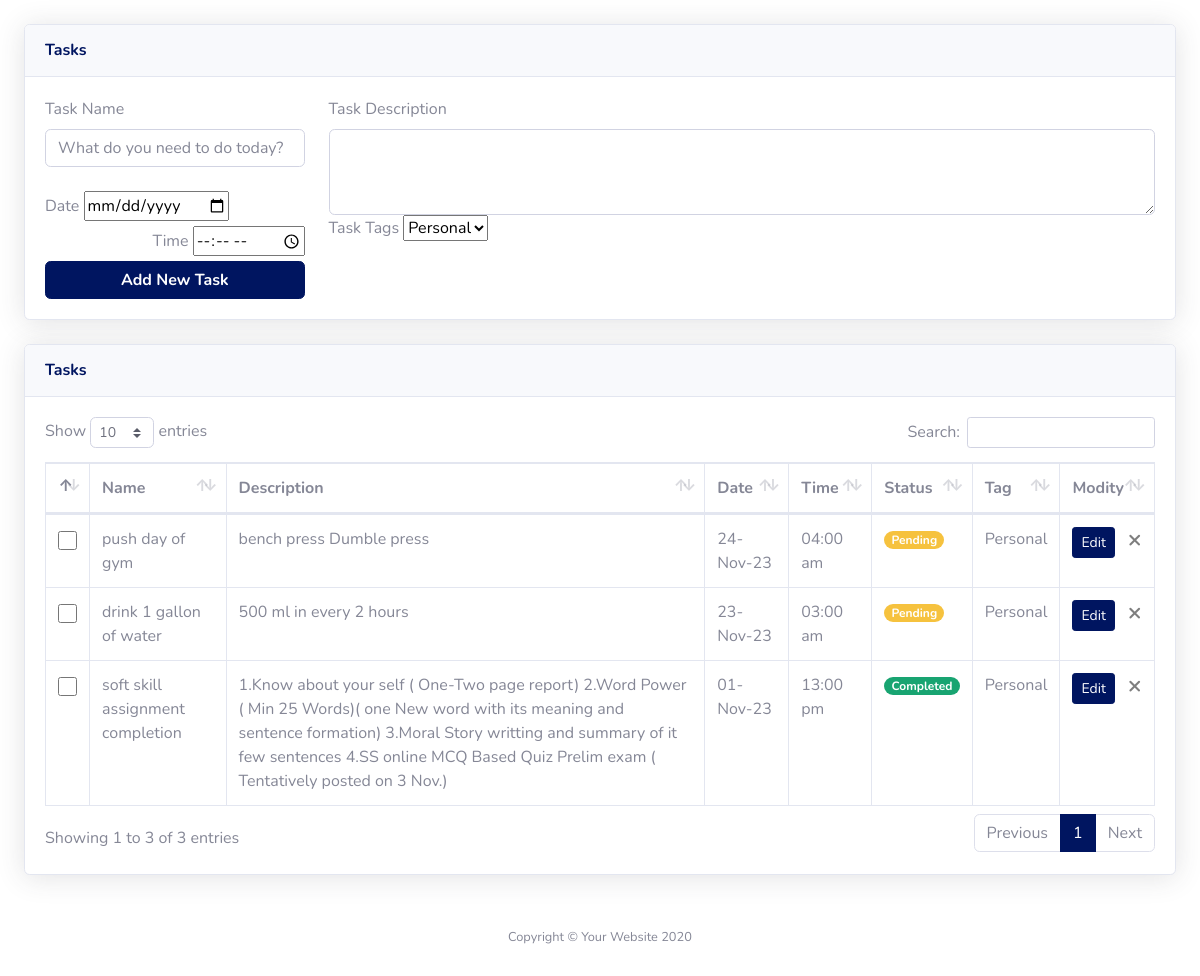
Page /admin/components/todo-list/todo-tags.php?tag=Personal (signed in) on the committed database.
### tables this page shows
CREATE TABLE `todo` (
  `id` int(11) NOT NULL,
  `name` varchar(40) NOT NULL,
  `disc` varchar(500) NOT NULL,
  `tag` varchar(30) NOT NULL,
  `type` int(11) NOT NULL DEFAULT 4,
  `status` int(11) NOT NULL DEFAULT 0,
  `trash` int(11) NOT NULL DEFAULT 0,
  `created` date NOT NULL,
  `time` time NOT NULL,
  `fk_user` int(11) NOT NULL,
  `fk_goal` int(11) NOT NULL
);

### conn.php (called while the page is built)
<?php
 function sql_query($sql){
    $conn=mysqli_connect("localhost","root","","PPP");
    if ($conn->connect_error) {
        die("Connection failure: "
            . $conn->connect_error);
    } else{
        return mysqli_query($conn,$sql);
    }
 }
?>

### admin/components/todo-list/todo-tags.php (the view, shortened to what this page needs)
<?php
    include "../../../conn.php";
    $id=$_SESSION['id'];
?>
<!DOCTYPE html>
<html lang="en">
<head>
    <link href="/Personal-Productivity-Planner/admin/vendor/fontawesome-free/css/all.min.css" rel="stylesheet"
        type="text/css">
    <link href="/Personal-Productivity-Planner/admin/css/sb-admin-2.min.css" rel="stylesheet">
    <link href="/Personal-Productivity-Planner/admin/vendor/datatables/dataTables.bootstrap4.min.css" rel="stylesheet">
</head>
<body id="page-top">
    <div id="wrapper">
        <div id="content-wrapper" class="d-flex flex-column">
            <div id="content">
                <div class="container-fluid">
                <div class="card shadow mb-4 mt-4">
                        <div class="card-header py-3">
                            <h6 class="m-0 font-weight-bold text-primary">Tasks</h6>
                        </div>
                        <div class="card-body">
                        <?php
                        if($_SERVER['REQUEST_METHOD']=="POST" && isset($_POST['edit-task'])){
                            $result=sql_query("SELECT * FROM `todo` WHERE `fk_user`='$id' and `id`='".$_POST['edit-task']."' ");
                            if (mysqli_num_rows($result) >0) {
                            while($row = mysqli_fetch_assoc($result)){
                        echo '
                        <form class="row" action="todo-tags.php" method="POST">
                            <div class="col-xl-3 col-md-6 ">
                                <label for="exampleFormControlTextarea1">Task Name</label>
                                <input type="text" name="name" class="mr-2 form-control add-task" value="'.$row['name'].'" placeholder="What do you need to do today?" required>
                                <div class="my-4"><span><label for="exampleFormControlTextarea1">Date</label>
                                <input name="created" value="'.$row['created'].'" type="date" required></span>
                                <span class="float-right"><label for="exampleFormControlTextarea1">Time</label>
                                <input type="time" value="'.$row['time'].'" name="time" step=900></span></div>
                                <button type="submit" name="update-task" value="'.$row['id'].'" class="add btn btn-primary btn-block font-weight-bold todo-list-add-btn">Update Task</button>
                            </div>
                            <div class="col-xl-9 col-md-6">
                                <label for="exampleFormControlTextarea1" required>Task Description</label>
                                <textarea class="form-control" name="disc" rows="3">'.$row['disc'].'</textarea>
                                <label for="exampleFormControlTextarea1">Task Tags</label>
                                <select name="tag" class="form-select" id="inputGroupSelect04" aria-label="Example select with button addon">
                                <option value="Personal">Personal</option>
                                <option value="Private">Private</option>
                                <option value="Regular">Regular</option>
                                <option value="Other">Other</option></select>
                            </div>
                            </div>
                        </form>';}}
                    }
                    else{
                    echo '
                    <form class="row" action="todo-tags.php" method="POST">
                        <div class="col-xl-3 col-md-6 ">
                            <label for="exampleFormControlTextarea1">Task Name</label>
                            <input type="text" name="name" class="mr-2 form-control add-task" placeholder="What do you need to do today?" required>
                            <div class="my-4"><span><label for="exampleFormControlTextarea1">Date</label>
                            <input name="created" type="date" required></span>
                            <span class="float-right"><label for="exampleFormControlTextarea1">Time</label>
                            <input type="time" name="time" step=900></span></div>
                            <button type="submit" name="add-task" class="add btn btn-primary btn-block font-weight-bold todo-list-add-btn">Add New Task</button>
                        </div>
                        <div class="col-xl-9 col-md-6">
                            <label for="exampleFormControlTextarea1" required>Task Description</label>
                            <textarea class="form-control" name="disc" rows="3"></textarea>
                            <label for="exampleFormControlTextarea1">Task Tags</label>
                            <select name="tag" class="form-select" id="inputGroupSelect04" aria-label="Example select with button addon">
                                <option value="Personal">Personal</option>
                                <option value="Private">Private</option>
                                <option value="Regular">Regular</option>
                                <option value="Other">Other</option></select>
                        </div>
                        </div>
                    </form>';
                }
                    ?>
                        </div>
                    <div class="card shadow mb-4">
                        <div class="card-header py-3">
                            <h6 class="m-0 font-weight-bold text-primary">Tasks</h6>
                        </div>
                        <div class="card-body">
                            <div class="table-responsive">
                                    <table class="table table-bordered" id="dataTable" width="100%" cellspacing="0">
                                        <thead>
                                            <tr>
                                                <th></th>
                                                <th>Name</th>
                                                <th>Description</th>
                                                <th>Date</th>
                                                <th>Time</th>
                                                <th>Status</th>
                                                <th>Tag</th>
                                                <th>Modity</th>
                                            </tr>
                                        </thead>
                                        <tbody>
                                            <?php
                                            $result=sql_query("SELECT * FROM `todo` WHERE `fk_user`='$id' and `trash`= 0 and `tag`='".$_GET['tag']."' ORDER BY `status` ASC");
                                            if (mysqli_num_rows($result) >0) {
                                            while($row = mysqli_fetch_assoc($result)){
                                                $date=strtotime($row["created"]);
                                                $strdate=strval(date('d-M-y', $date));
                                                $today=strtotime("now");
                                                $tomorrow=strtotime("tomorrow");
                                                $yesterday=strtotime("yesterday");
                                                $time=strtotime($row["time"]);
                                                $strtime=strval(date('H:i a', $time));
                                                echo '
                                                    <tr>
                                                    <td><form action="todo-tags.php" method="POST"><div class="checker"><input type="checkbox" onChange="this.form.submit()" name="complete-task" value="'.$row['id'].'"></div></form></td>
                                                    <td>'.$row['name'].'</td>
                                                    <td>'.$row['disc'].'</td>
                                                    <td>';
                                                    if(strval(date('d-M-y', $today))==strval(date('d-M-y', $date))){echo "Today";}
                                                    else if(strval(date('d-M-y', $tomorrow))==strval(date('d-M-y', $date))){echo "Tomorrow";}
                                                    else if(strval(date('d-M-y', $yesterday))==strval(date('d-M-y', $date))){echo "Yesterday";}else{echo $strdate;}
                                                echo'</td>
                                                    <td>'.$strtime.'</td>
                                                    <td>';
                                                    if($row['status']==1){echo '<span class="badge badge-pill badge-success mb-2 ">Completed</span>';}else if($row['status']==0 and date('d-M-y', $today)>date('d-M-y', $date)){echo '<span class="badge badge-pill badge-danger mb-2 ">Due</span>';}else{echo '<span class="badge badge-pill badge-warning mb-2 ">Pending</span>';}
                                                echo'</td>
                                                    <td>'.$row['tag'].'</td>
                                                    <td><form action="todo-tags.php" method="POST"><span><button class="btn btn-sm btn-primary" type="submit" name="edit-task" value="'.$row['id'].'">Edit</button><button type="submit" name="del-task" value="'.$row['id'].'" class="close" aria-label="Close"><span aria-hidden="true">&times;</span></button></span></form></td>
                                                </tr>';
                                                    }
                                                }
                                            ?>
                                        </tbody>
                                    </table>
                            </div>
                        </div>
                    </div>
                </div>
                <footer class="sticky-footer bg-white">
                    <div class="container my-auto">
                        <div class="copyright text-center my-auto">
                            <span>Copyright &copy; Your Website 2020</span>
                        </div>
                    </div>
                </footer>
            </div>
        </div>
</body>
</html>

### admin/components/todo-list/todo-tags.php (style rules this page uses)
div.checker { width: 18px; height: 18px }
div.checker input, div.checker span { width: 18px; height: 18px }
div.checker, div.checker input, div.checker span { width: 19px; height: 19px; }
div.checker, div.radio, div.uploader { position: relative; }
div.button, div.button *, div.checker, div.checker *, div.radio, div.radio *, div.selector, div.selector *, div.uploader, div.uploader * { margin: 0; padding: 0; }
div.button, div.checker, div.radio, div.selector, div.uploader { display: -moz-inline-box; display: inline-block; zoom: 1; vertical-align: middle; }

### rows in the picture
todo: name "push day of gym", disc "bench press Dumble press", created "24-Nov-23", time "04:00 am", status "Pending", tag "Personal", $row['id'] 4 (drawn)
todo: name "drink 1 gallon of water", disc "500 ml in every 2 hours", created "23-Nov-23", time "03:00 am", status "Pending", tag "Personal", $row['id'] 5 (drawn)
todo: name "soft skill assignment completion", disc "1.Know about your self ( One-Two page report) 2.Word Power ( Min 25 Words)( one New word with its meaning and sentence formation) 3.Moral Story writting and summary of it few sentences 4.SS online MCQ Based Quiz Prelim exam ( Tentatively posted on 3 Nov.)", created "01-Nov-23", time "13:00 pm", status "Completed", tag "Personal", $row['id'] 2 (drawn)
